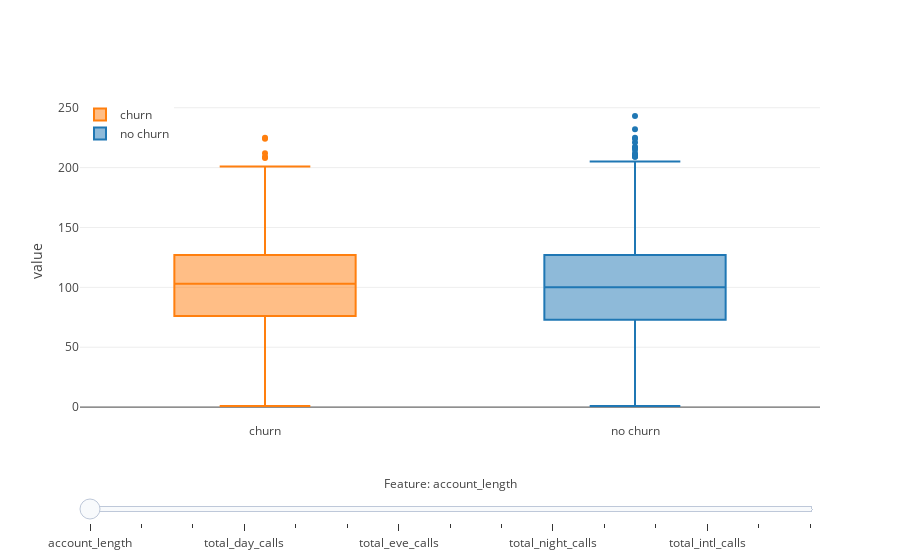

Notebook source saved alongside this figure:
### Markdown cell above
Next, we take a look at the box plots for each feature. A box plot visualizes the following statistics:
- median
- the first quartile (Q1) and the third quartile (Q3) building the interquartile range (IQR)
- the lower fence (Q1 - 1.5 * IQR) and the upper fence (Q3 + 1.5 * IQR)
- the maximum and the minimum value

### Code cell
def create_box_churn_trace(col, visible=False):
    return go.Box(
        y=churn[col],
        name='churn',
        marker = dict(color = colors[1]),
        visible=visible,
    )

def create_box_no_churn_trace(col, visible=False):
    return go.Box(
        y=no_churn[col],
        name='no churn',
        marker = dict(color = colors[0]),
        visible = visible,
    )

features_not_for_hist = ["state", "phone_number", "churn"]
features_for_hist = [x for x in pre_df.columns if x not in features_not_for_hist]
# remove features with too less distinct values (e.g. binary features), because boxplot does not make any sense for them
features_for_box = [col for col in features_for_hist if len(churn[col].unique())>5]

active_idx = 0
box_traces_churn = [(create_box_churn_trace(col) if i != active_idx else create_box_churn_trace(col, visible=True)) for i, col in enumerate(features_for_box)]
box_traces_no_churn = [(create_box_no_churn_trace(col) if i != active_idx else create_box_no_churn_trace(col, visible=True)) for i, col in enumerate(features_for_box)]
data = box_traces_churn + box_traces_no_churn

n_features = len(features_for_box)
steps = []
for i in range(n_features):
    step = dict(
        method = 'restyle',  
        args = ['visible', [False] * len(data)],
        label = features_for_box[i],
    )
    step['args'][1][i] = True # Toggle i'th trace to "visible"
    step['args'][1][i + n_features] = True # Toggle i'th trace to "visible"
    steps.append(step)

sliders = [dict(
    active = active_idx,
    currentvalue = dict(
        prefix = "Feature: ", 
        xanchor= 'center',
    ),
    pad = {"t": 50},
    steps = steps,
    len=1,
)]

layout = dict(
    sliders=sliders,
    yaxis=dict(
        title='value',
        automargin=True,
    ),
    legend=dict(
        x=0,
        y=1,
    ),
)

fig = dict(data=data, layout=layout)

iplot(fig, filename='box_slider')

### Figure 1 — Plotly figure (JSON) as saved in the notebook; plotly's stock layout.template omitted (floating-point values rounded to 4 significant figures; data arrays with more than 128 entries replaced by an {"elided": "..."} marker saying what was removed)
{"data": [{"marker": {"color": "rgb(255, 127, 14)"}, "name": "churn", "type": "box", "uid": "cb1f77f4-bcf8-4c6a-823c-d8910bd07e03", "visible": true, "y": {"elided": "483 int values"}}, {"marker": {"color": "rgb(255, 127, 14)"}, "name": "churn", "type": "box", "uid": "908891eb-8ad2-4f48-b244-539dca73140d", "visible": false, "y": {"elided": "483 int values"}}, {"marker": {"color": "rgb(255, 127, 14)"}, "name": "churn", "type": "box", "uid": "776ef6ec-a835-436e-abc8-2f5028685f9d", "visible": false, "y": {"elided": "483 float values"}}, {"marker": {"color": "rgb(255, 127, 14)"}, "name": "churn", "type": "box", "uid": "b333460c-06f7-4209-9190-f82375129b85", "visible": false, "y": {"elided": "483 int values"}}, {"marker": {"color": "rgb(255, 127, 14)"}, "name": "churn", "type": "box", "uid": "06c6c83c-4f79-4dd3-bbdd-3bab753e4da7", "visible": false, "y": {"elided": "483 float values"}}, {"marker": {"color": "rgb(255, 127, 14)"}, "name": "churn", "type": "box", "uid": "f1b66ca3-3e49-4dd5-86e2-2961ed7633b7", "visible": false, "y": {"elided": "483 float values"}}, {"marker": {"color": "rgb(255, 127, 14)"}, "name": "churn", "type": "box", "uid": "1fa02209-0b23-4352-959a-614c1b67263d", "visible": false, "y": {"elided": "483 int values"}}, {"marker": {"color": "rgb(255, 127, 14)"}, "name": "churn", "type": "box", "uid": "d09ea6e9-4231-495a-b13d-394787fc2e1f", "visible": false, "y": {"elided": "483 float values"}}, {"marker": {"color": "rgb(255, 127, 14)"}, "name": "churn", "type": "box", "uid": "72d6e7b3-0371-41a6-9607-dc1ef046c2e3", "visible": false, "y": {"elided": "483 float values"}}, {"marker": {"color": "rgb(255, 127, 14)"}, "name": "churn", "type": "box", "uid": "811ce166-f9a3-4b22-a145-12279e58547d", "visible": false, "y": {"elided": "483 int values"}}, {"marker": {"color": "rgb(255, 127, 14)"}, "name": "churn", "type": "box", "uid": "97017f00-7c09-4f0e-ba17-25e5556665d1", "visible": false, "y": {"elided": "483 float values"}}, {"marker": {"color": "rgb(255, 127, 14)"}, "name": "churn", "type": "box", "uid": "51a5a43c-4181-4eb3-b876-70f37815747e", "visible": false, "y": {"elided": "483 float values"}}, {"marker": {"color": "rgb(255, 127, 14)"}, "name": "churn", "type": "box", "uid": "1f2a8a9b-4425-45e8-a2c3-097b3ad77baf", "visible": false, "y": {"elided": "483 int values"}}, {"marker": {"color": "rgb(255, 127, 14)"}, "name": "churn", "type": "box", "uid": "8141cfe4-5352-4765-a884-d221dc7b4820", "visible": false, "y": {"elided": "483 float values"}}, {"marker": {"color": "rgb(255, 127, 14)"}, "name": "churn", "type": "box", "uid": "00e4193f-5be9-4103-bf32-dd1a725aaf3c", "visible": false, "y": {"elided": "483 int values"}}, {"marker": {"color": "rgb(31, 119, 180)"}, "name": "no churn", "type": "box", "uid": "67ff0fb9-eeb7-4d1e-b004-cbdec6b26d97", "visible": true, "y": {"elided": "2850 int values"}}, {"marker": {"color": "rgb(31, 119, 180)"}, "name": "no churn", "type": "box", "uid": "7ec19dab-2905-4c40-ada3-02c4a23deb49", "visible": false, "y": {"elided": "2850 int values"}}, {"marker": {"color": "rgb(31, 119, 180)"}, "name": "no churn", "type": "box", "uid": "79e76518-e196-41dd-ad29-93dce60d5cfa", "visible": false, "y": {"elided": "2850 float values"}}, {"marker": {"color": "rgb(31, 119, 180)"}, "name": "no churn", "type": "box", "uid": "3927c1c3-465f-4283-81ac-e489afe68f84", "visible": false, "y": {"elided": "2850 int values"}}, {"marker": {"color": "rgb(31, 119, 180)"}, "name": "no churn", "type": "box", "uid": "ec7f0457-86e9-42b1-801c-605eff57c656", "visible": false, "y": {"elided": "2850 float values"}}, {"marker": {"color": "rgb(31, 119, 180)"}, "name": "no churn", "type": "box", "uid": "c3f04550-f28f-4ddf-8434-beb8c526994f", "visible": false, "y": {"elided": "2850 float values"}}, {"marker": {"color": "rgb(31, 119, 180)"}, "name": "no churn", "type": "box", "uid": "e92779ad-d34e-422a-8206-e5c6acc87dba", "visible": false, "y": {"elided": "2850 int values"}}, {"marker": {"color": "rgb(31, 119, 180)"}, "name": "no churn", "type": "box", "uid": "26e211e8-6532-463f-b94e-71c00bb51896", "visible": false, "y": {"elided": "2850 float values"}}, {"marker": {"color": "rgb(31, 119, 180)"}, "name": "no churn", "type": "box", "uid": "848cccf4-81a4-4752-bb42-0a630dd18618", "visible": false, "y": {"elided": "2850 float values"}}, {"marker": {"color": "rgb(31, 119, 180)"}, "name": "no churn", "type": "box", "uid": "0f5673ad-d57e-43db-af7e-4fdab141c4fc", "visible": false, "y": {"elided": "2850 int values"}}, {"marker": {"color": "rgb(31, 119, 180)"}, "name": "no churn", "type": "box", "uid": "fd8851fc-1f06-4ce5-8709-77bb74f526de", "visible": false, "y": {"elided": "2850 float values"}}, {"marker": {"color": "rgb(31, 119, 180)"}, "name": "no churn", "type": "box", "uid": "2fb9eb60-b80a-4dcb-9758-6eee60cef5ad", "visible": false, "y": {"elided": "2850 float values"}}, {"marker": {"color": "rgb(31, 119, 180)"}, "name": "no churn", "type": "box", "uid": "c8edf602-5481-46d8-ae57-575358fde36e", "visible": false, "y": {"elided": "2850 int values"}}, {"marker": {"color": "rgb(31, 119, 180)"}, "name": "no churn", "type": "box", "uid": "b1e2e2ef-155d-482d-b55f-77d04430bcd7", "visible": false, "y": {"elided": "2850 float values"}}, {"marker": {"color": "rgb(31, 119, 180)"}, "name": "no churn", "type": "box", "uid": "b8704ac2-5a52-4dc1-bcb5-9633a281289a", "visible": false, "y": {"elided": "2850 int values"}}], "layout": {"legend": {"x": 0, "y": 1}, "sliders": [{"active": 0, "currentvalue": {"prefix": "Feature: ", "xanchor": "center"}, "len": 1, "pad": {"t": 50}, "steps": [{"args": ["visible", [true, false, false, false, false, false, false, false, false, false, false, false, false, false, false, true, false, false, false, false, false, false, false, false, false, false, false, false, false, false]], "label": "account_length", "method": "restyle"}, {"args": ["visible", [false, true, false, false, false, false, false, false, false, false, false, false, false, false, false, false, true, false, false, false, false, false, false, false, false, false, false, false, false, false]], "label": "number_vmail_messages", "method": "restyle"}, {"args": ["visible", [false, false, true, false, false, false, false, false, false, false, false, false, false, false, false, false, false, true, false, false, false, false, false, false, false, false, false, false, false, false]], "label": "total_day_minutes", "method": "restyle"}, {"args": ["visible", [false, false, false, true, false, false, false, false, false, false, false, false, false, false, false, false, false, false, true, false, false, false, false, false, false, false, false, false, false, false]], "label": "total_day_calls", "method": "restyle"}, {"args": ["visible", [false, false, false, false, true, false, false, false, false, false, false, false, false, false, false, false, false, false, false, true, false, false, false, false, false, false, false, false, false, false]], "label": "total_day_charge", "method": "restyle"}, {"args": ["visible", [false, false, false, false, false, true, false, false, false, false, false, false, false, false, false, false, false, false, false, false, true, false, false, false, false, false, false, false, false, false]], "label": "total_eve_minutes", "method": "restyle"}, {"args": ["visible", [false, false, false, false, false, false, true, false, false, false, false, false, false, false, false, false, false, false, false, false, false, true, false, false, false, false, false, false, false, false]], "label": "total_eve_calls", "method": "restyle"}, {"args": ["visible", [false, false, false, false, false, false, false, true, false, false, false, false, false, false, false, false, false, false, false, false, false, false, true, false, false, false, false, false, false, false]], "label": "total_eve_charge", "method": "restyle"}, {"args": ["visible", [false, false, false, false, false, false, false, false, true, false, false, false, false, false, false, false, false, false, false, false, false, false, false, true, false, false, false, false, false, false]], "label": "total_night_minutes", "method": "restyle"}, {"args": ["visible", [false, false, false, false, false, false, false, false, false, true, false, false, false, false, false, false, false, false, false, false, false, false, false, false, true, false, false, false, false, false]], "label": "total_night_calls", "method": "restyle"}, {"args": ["visible", [false, false, false, false, false, false, false, false, false, false, true, false, false, false, false, false, false, false, false, false, false, false, false, false, false, true, false, false, false, false]], "label": "total_night_charge", "method": "restyle"}, {"args": ["visible", [false, false, false, false, false, false, false, false, false, false, false, true, false, false, false, false, false, false, false, false, false, false, false, false, false, false, true, false, false, false]], "label": "total_intl_minutes", "method": "restyle"}, {"args": ["visible", [false, false, false, false, false, false, false, false, false, false, false, false, true, false, false, false, false, false, false, false, false, false, false, false, false, false, false, true, false, false]], "label": "total_intl_calls", "method": "restyle"}, {"args": ["visible", [false, false, false, false, false, false, false, false, false, false, false, false, false, true, false, false, false, false, false, false, false, false, false, false, false, false, false, false, true, false]], "label": "total_intl_charge", "method": "restyle"}, {"args": ["visible", [false, false, false, false, false, false, false, false, false, false, false, false, false, false, true, false, false, false, false, false, false, false, false, false, false, false, false, false, false, true]], "label": "customer_service_calls", "method": "restyle"}]}], "yaxis": {"automargin": true, "title": {"text": "value"}}}}
